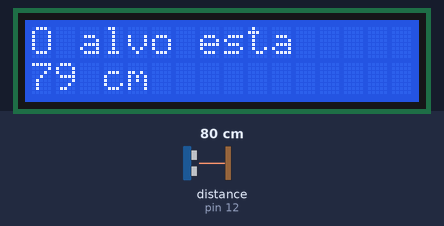
Recording of a sketch running on a simulated Arduino Uno, built with avr-gcc and run on an emulated ATmega328P. Parts: 16×2 character LCD. Wiring (inferred from the names in the program): ultrasonic range finder: trigger pin 13; echo pin 12. The test bench sets the inputs (shaded band); at power-on: distance to the obstacle (sensor on pin 12) 80 cm. The echo pulse lasts 58.3 µs per cm; what the sketch prints to the serial monitor is not drawn.

Above: at 1.2 s.
1.3 s: distance to the obstacle (sensor on pin 12) set to 2 cm
At 11.3 s:
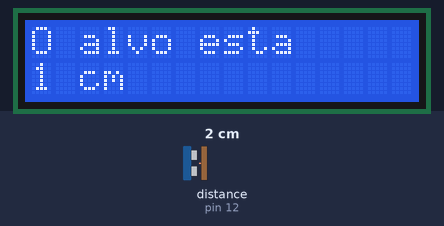
11.6 s: distance to the obstacle (sensor on pin 12) set to 4 cm
At 20.6 s:
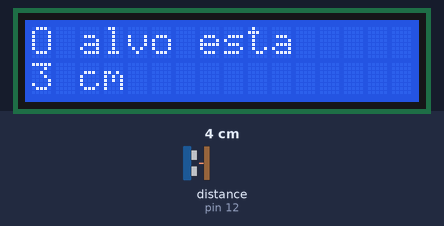
21.6 s: distance to the obstacle (sensor on pin 12) set to 9 cm
At 31.0 s:
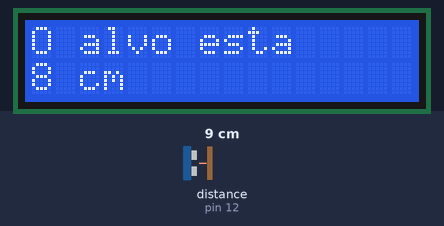
Timing chart, 0 to 32.5 s (numbered marks = the images above; inputs shaded):
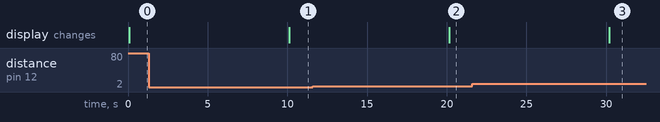

The sketch:

Alvo_-_Display_and_Ultrasonic.ino
```cpp
#define trigPin 13
#define echoPin 12
#define ledRed 8
#define ledBlue 7
#include <Wire.h>
#include <LiquidCrystal_I2C.h>


#define LCD_ADDR 0x27 // I2C address
#define EN 2 // LCD En (Enable)
#define RW 1 // LCD Rw (Read/write)
#define RS 0 // LCD Rs (Reset)
#define D4 4 // LCD data 0
#define D5 5 // LCD data 1
#define D6 6 // LCD data 2
#define D7 7 // LCD data 3
#define BACKLIGHT_PIN 3
#define BACKLIGHT_POL POSITIVE //ligar ou nao o backlight (luz de fundo). Valor pode ser POSITIVE ou NEGATIVE

#define COLUNAS 16 // quantidade de colunas do LCD
#define LINHAS 2 // quantidade de linhas do LCD

LiquidCrystal_I2C lcd(LCD_ADDR, EN, RW, RS, D4, D5, D6, D7, BACKLIGHT_PIN, BACKLIGHT_POL);

void setup() {
  Serial.begin (9600);
  lcd.begin(COLUNAS,LINHAS);
  pinMode(trigPin, OUTPUT);
  pinMode(echoPin, INPUT);

}

void loop() {


  long duration, distance; //http://arduino.cc/en/Reference/Long
  digitalWrite(trigPin, LOW);  //seta o pino 12 com um pulso baixo "LOW" ou desligado ou ainda 0
  delayMicroseconds(2); // delay de 2 microssegundos

  digitalWrite(trigPin, HIGH); //seta o pino 12 com pulso alto "HIGH" ou ligado ou ainda 1
  delayMicroseconds(10);  //delay de 10 microssegundos
  digitalWrite(trigPin, LOW); //seta o pino 12 com pulso baixo novamente
  duration = pulseIn(echoPin, HIGH);  //pulseIn lê o tempo entre a chamada e o pino entrar em high
  //Esse calculo é baseado em s = v . t, lembrando que o tempo vem dobrado
  //porque é o tempo de ida e volta do ultrassom
  distance = (duration/2) / 29.1;
  if (distance >= 700 || distance <= 0){
    Serial.println("Nada ao alcance!");
    lcd.setCursor(0,0);
    lcd.print("Nada ao ");
    lcd.setCursor(0,1);
    lcd.print("   alcance");
  }
  else {
    Serial.print(distance);
    Serial.println(" cm");
    lcd.setCursor(0,0);
    lcd.print("O alvo esta ");
    lcd.setCursor(0,1);
    lcd.print(distance);
    lcd.print(" cm");
  }

  delay(10000);
  lcd.setCursor(0,1);
  lcd.print("            ");
   lcd.setCursor(0,0);
  lcd.print("            ");


  }
```

Measured:
- after the input at 1.3 s, the display: first differs from a run without the input after 8.8 s (image 1)
- after the input at 11.6 s, the display: first differs from a run without the input after 8.6 s (image 2)
- after the input at 21.6 s, the display: first differs from a run without the input after 8.6 s (image 3)
